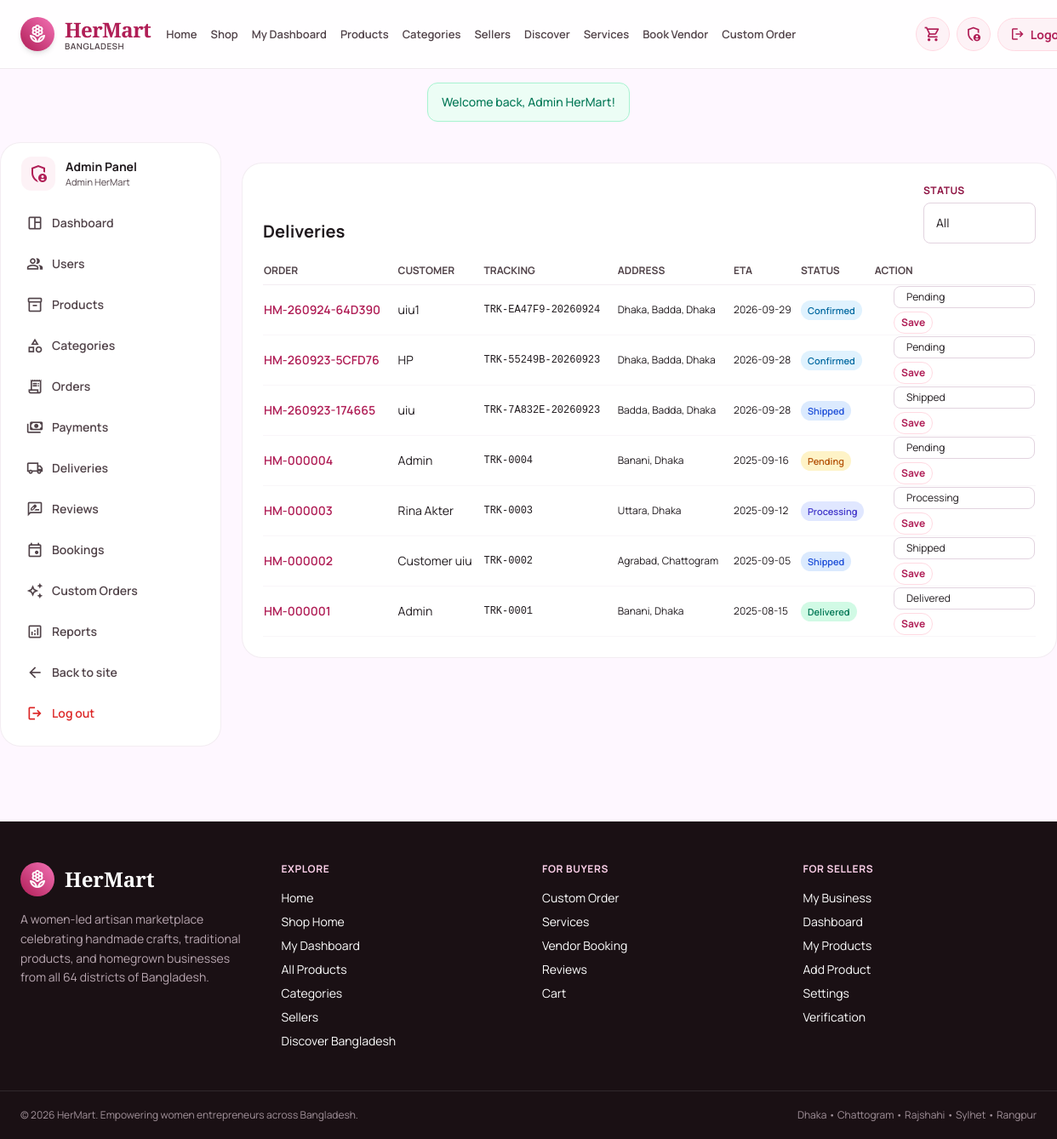
Page /admin/deliveries.php (signed in) on the committed database.
### tables this page shows
CREATE TABLE `deliveries` (
  `id` int(11) NOT NULL,
  `order_id` int(11) NOT NULL,
  `customer_id` int(11) DEFAULT NULL,
  `address` varchar(500) DEFAULT NULL,
  `district` varchar(80) DEFAULT NULL,
  `upazila` varchar(80) DEFAULT NULL,
  `tracking_number` varchar(60) DEFAULT NULL,
  `carrier` varchar(80) DEFAULT 'HerMart Logistics',
  `status` enum('pending','confirmed','processing','shipped','out_for_delivery','delivered','cancelled') NOT NULL DEFAULT 'pending',
  `estimated_delivery` date DEFAULT NULL,
  `delivered_at` datetime DEFAULT NULL,
  `created_at` timestamp NOT NULL DEFAULT current_timestamp(),
  `updated_at` timestamp NOT NULL DEFAULT current_timestamp() ON UPDATE current_timestamp()
);

CREATE TABLE `orders` (
  `id` int(11) NOT NULL,
  `order_number` varchar(40) NOT NULL,
  `customer_id` int(11) DEFAULT NULL,
  `total_amount` decimal(12,2) NOT NULL DEFAULT 0.00,
  `shipping_address` varchar(500) DEFAULT NULL,
  `district` varchar(80) DEFAULT NULL,
  `upazila` varchar(80) DEFAULT NULL,
  `phone` varchar(30) DEFAULT NULL,
  `notes` text DEFAULT NULL,
  `payment_method` enum('cod','bkash','nagad','card','bank') NOT NULL DEFAULT 'cod',
  `payment_status` enum('pending','paid','failed','refunded') NOT NULL DEFAULT 'pending',
  `order_status` enum('pending','confirmed','processing','shipped','out_for_delivery','delivered','cancelled') NOT NULL DEFAULT 'pending',
  `created_at` timestamp NOT NULL DEFAULT current_timestamp(),
  `updated_at` timestamp NOT NULL DEFAULT current_timestamp() ON UPDATE current_timestamp()
);

CREATE TABLE `users` (
  `id` int(11) NOT NULL,
  `name` varchar(120) NOT NULL,
  `email` varchar(150) NOT NULL,
  `phone` varchar(30) DEFAULT NULL,
  `password_hash` varchar(255) NOT NULL,
  `role` enum('customer','seller','admin') NOT NULL DEFAULT 'customer',
  `status` enum('active','inactive','suspended') NOT NULL DEFAULT 'active',
  `address` varchar(255) DEFAULT NULL,
  `profile_image` varchar(255) DEFAULT NULL,
  `created_at` timestamp NOT NULL DEFAULT current_timestamp(),
  `updated_at` timestamp NOT NULL DEFAULT current_timestamp() ON UPDATE current_timestamp()
);

### includes/db.php (called while the page is built, shortened)
<?php
$host = DB_HOST;
$user = DB_USER;
$pass = DB_PASS;
$db   = DB_NAME;
$port = DB_PORT;
$conn = @new mysqli($host, $user, $pass, $db, $port);
$db_ready = !$conn->connect_error;
function db_select($sql, $types = '', $params = []) {
    global $conn, $db_ready;
    $stmt = $conn->prepare($sql);
    if (!$stmt->execute()) {
        error_log('[HerMart] db_select execute failed: ' . $stmt->error . ' | SQL: ' . $sql);
        $stmt->close();
        return [];
    }
    $res = $stmt->get_result();
    $rows = $res ? $res->fetch_all(MYSQLI_ASSOC) : [];
    return $rows;
}
function h($str) {
    return htmlspecialchars((string)$str, ENT_QUOTES, 'UTF-8');
}

### includes/functions.php (called while the page is built, shortened)
<?php
require_once __DIR__ . '/db.php';
function status_pill_class($status, $type = 'order') {
    if ($type === 'order') {
        return match($status) {
            'pending'          => 'bg-amber-100 text-amber-700',
            'confirmed'        => 'bg-sky-100 text-sky-700',
            'processing'       => 'bg-indigo-100 text-indigo-700',
            'shipped'          => 'bg-blue-100 text-blue-700',
            'out_for_delivery' => 'bg-purple-100 text-purple-700',
            'delivered'        => 'bg-emerald-100 text-emerald-700',
            'cancelled'        => 'bg-red-100 text-red-700',
            default            => 'bg-gray-100 text-gray-700',
        };
    }
    return 'bg-gray-100 text-gray-700';
}
function format_status_label($status) {
    return h(ucwords(str_replace('_', ' ', (string)$status)));
}
    ?>

### admin/deliveries.php (the view, shortened to what this page needs)
<?php
$sql = "SELECT d.*, o.order_number, u.name AS customer_name
        FROM deliveries d
        LEFT JOIN orders o ON o.id = d.order_id
        LEFT JOIN users  u ON u.id = d.customer_id";
$args = []; $types = '';
$sql .= ' ORDER BY d.id DESC LIMIT 50';
$rows = $args ? db_select($sql, $types, $args) : db_select($sql);
include __DIR__ . '/../includes/header.php';
include __DIR__ . '/_layout_top.php';
?>
<section class="hm-container py-6">
  <div class="bg-white rounded-3xl border border-outline/40 p-6">
    <div class="flex items-end justify-between gap-3 mb-4">
      <h2 class="font-bold text-xl">Deliveries</h2>
      <form method="get" class="text-xs">
        <label class="hm-label">Status</label>
        <select name="status" onchange="this.form.submit()" class="hm-input">
          <option value="">All</option>
        </select>
      </form>
    </div>
    <?php if (empty($rows)): ?>
      <p class="text-sm text-on-surface-variant py-8 text-center">No deliveries match.</p>
    <?php else: ?>
      <table class="w-full text-sm">
        <thead class="text-left text-xs uppercase text-on-surface-variant border-b border-outline/40">
          <tr>
            <th class="py-2">Order</th>
            <th>Customer</th>
            <th>Tracking</th>
            <th>Address</th>
            <th>ETA</th>
            <th>Status</th>
            <th>Action</th>
          </tr>
        </thead>
        <tbody>
          <?php foreach ($rows as $r): ?>
            <tr class="border-b border-outline/20">
              <td class="py-2"><a href="order-details.php?id=<?= (int)$r['order_id'] ?>" class="text-primary font-semibold hover:underline"><?= h($r['order_number']) ?></a></td>
              <td><?= h($r['customer_name']) ?></td>
              <td class="text-xs font-mono"><?= h($r['tracking_number']) ?></td>
              <td class="text-xs"><?= h($r['address']) ?></td>
              <td class="text-xs"><?= h($r['estimated_delivery'] ?: '—') ?></td>
              <td><span class="px-2 py-1 rounded-full text-[11px] font-semibold <?= status_pill_class($r['status'], 'order') ?>"><?= format_status_label($r['status']) ?></span></td>
              <td>
                <div class="admin-actions">
                  <form method="post">
                    <select name="status" class="hm-input text-xs py-1">
                      <?php foreach (['pending','processing','shipped','out_for_delivery','delivered','cancelled'] as $s): ?>
                        <option value="<?= $s ?>" <?= $r['status'] === $s ? 'selected' : '' ?>><?= ucwords(str_replace('_',' ',$s)) ?></option>
                      <?php endforeach; ?>
                    </select>
                    <button class="hm-btn hm-btn-outline py-1 px-2 text-xs mt-1">Save</button>
                  </form>
                </div>
              </td>
            </tr>
          <?php endforeach; ?>
        </tbody>
      </table>
    <?php endif; ?>
  </div>
</section>
<?php
include __DIR__ . '/_layout_bottom.php';
include __DIR__ . '/../includes/footer.php';
?>

### assets/css/style.css (style rules this page uses)
html { scroll-behavior: smooth; }
body { -webkit-font-smoothing: antialiased; -moz-osx-font-smoothing: grayscale; font-family: 'Manrope', sans-serif; color: #201a1e; background: #fef7ff; }
button, .hm-btn { border-radius: 9999px; font-family: inherit; }
.hm-btn { display: inline-flex; align-items: center; justify-content: center; gap: 8px; padding: 11px 22px; border-radius: 9999px; font-weight: 700; font-size: 14px; border: 1px solid transparent; cursor: pointer; text-decoration: none; transition: all 0.15s ease; white-space: nowrap; line-height: 1.2; }
.admin-actions { display:flex; flex-direction:column; gap:0.5rem; align-items:flex-end; }
.admin-actions form { display:block; margin:0; }
.admin-actions .hm-btn, .admin-actions button, .admin-actions .hm-select { width:auto; }
.hm-btn-outline { background: transparent; color: #b01e56; border-color: #ffd9e2; }
.hm-input, .hm-select, .hm-textarea { width: 100%; padding: 11px 14px; border-radius: 0.5rem; border: 1px solid #e2d3df; background: #fff; color: #201a1e; font-size: 14px; font-family: inherit; transition: all 0.15s ease; }
.hm-label { display: block; font-size: 12px; font-weight: 700; text-transform: uppercase; letter-spacing: 0.04em; color: #8e1242; margin-bottom: 6px; }

### admin/_layout_top.php (style rules this page uses)
.admin-actions { display:flex; flex-direction:column; gap:0.5rem; align-items:flex-end; }
.admin-actions form { display:block; margin:0; }
.admin-actions .hm-btn, .admin-actions button, .admin-actions .hm-select { width:auto; }
@media (min-width:1024px) { .admin-actions { align-items:flex-end; } }

### rows in the picture
deliveries: order.order_number "HM-260924-64D390", customer.name "uiu1", tracking_number "TRK-EA47F9-20260924", address "Dhaka, Badda, Dhaka", estimated_delivery "2026-09-29", status "Confirmed"
deliveries: order.order_number "HM-260923-5CFD76", customer.name "HP", tracking_number "TRK-55249B-20260923", address "Dhaka, Badda, Dhaka", estimated_delivery "2026-09-28", status "Confirmed"
deliveries: order.order_number "HM-260923-174665", customer.name "uiu", tracking_number "TRK-7A832E-20260923", address "Badda, Badda, Dhaka", estimated_delivery "2026-09-28", status "Shipped"
deliveries: order.order_number "HM-000004", customer.name "Admin", tracking_number "TRK-0004", address "Banani, Dhaka", estimated_delivery "2025-09-16", status "Pending"
deliveries: order.order_number "HM-000003", customer.name "Rina Akter", tracking_number "TRK-0003", address "Uttara, Dhaka", estimated_delivery "2025-09-12", status "Processing"
deliveries: order.order_number "HM-000002", customer.name "Customer uiu", tracking_number "TRK-0002", address "Agrabad, Chattogram", estimated_delivery "2025-09-05", status "Shipped"
deliveries: order.order_number "HM-000001", customer.name "Admin", tracking_number "TRK-0001", address "Banani, Dhaka", estimated_delivery "2025-08-15", status "Delivered"

### other values in the picture
$flash['message'] "Welcome back, Admin HerMart!"
$_SESSION['user']['name'] "Admin HerMart"
$l['label'] "Dashboard"
$l['label'] "Users"
$l['label'] "Products"
$l['label'] "Categories"
$l['label'] "Orders"
$l['label'] "Payments"
$l['label'] "Deliveries"
$l['label'] "Reviews"
$l['label'] "Bookings"
$l['label'] "Custom Orders"
$l['label'] "Reports"
form field status "Pending"
